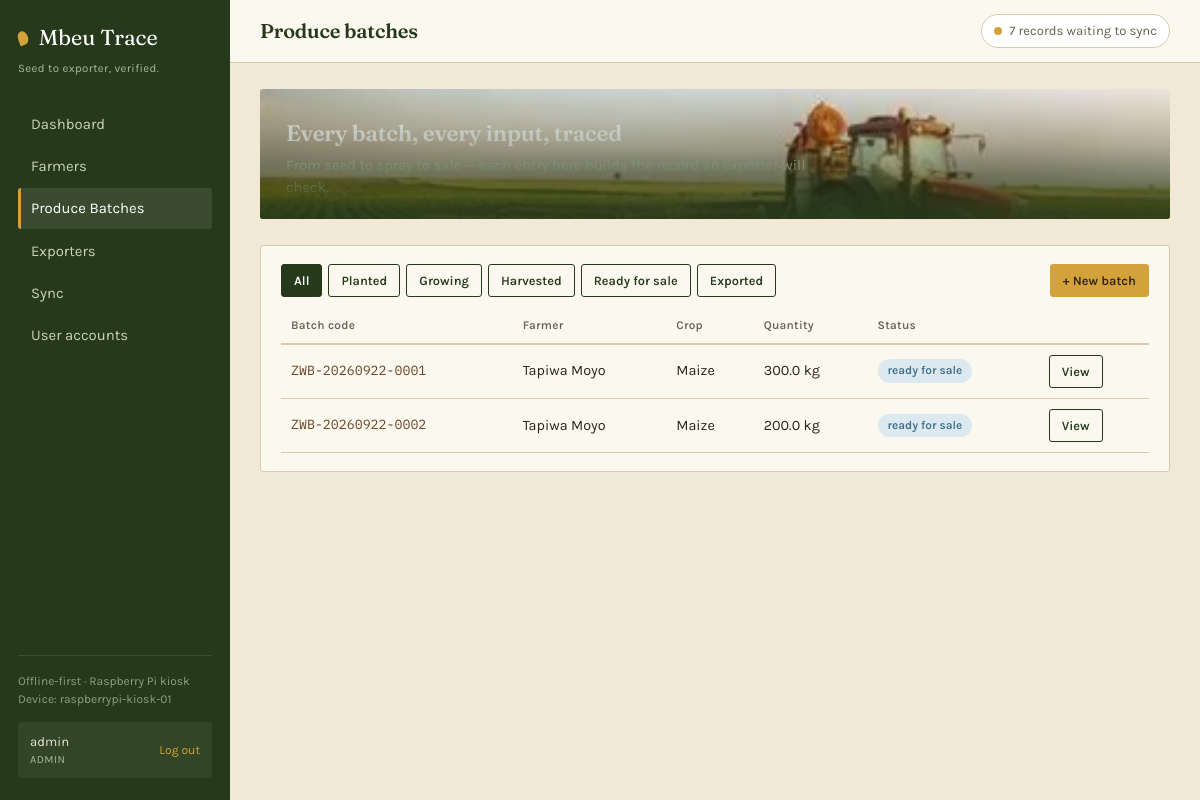
Page /batches (signed in) on the committed database.
### tables this page shows
CREATE TABLE users (
    user_id         INTEGER PRIMARY KEY AUTOINCREMENT,
    username        TEXT UNIQUE NOT NULL,
    password_hash   TEXT NOT NULL,
    role            TEXT NOT NULL CHECK (role IN ('admin','agent','farmer','exporter')),
    farmer_id       INTEGER,               -- linked if role = farmer
    exporter_id     INTEGER,               -- linked if role = exporter
    created_at      TEXT DEFAULT (datetime('now')),
    FOREIGN KEY (farmer_id) REFERENCES farmers(farmer_id),
    FOREIGN KEY (exporter_id) REFERENCES exporters(exporter_id)
);

CREATE TABLE batches (
    batch_id        INTEGER PRIMARY KEY AUTOINCREMENT,
    batch_code      TEXT UNIQUE NOT NULL,   -- human + QR code, e.g. ZWB-2026-0917-0001
    farmer_id       INTEGER NOT NULL,
    farm_id         INTEGER,
    crop_id         INTEGER NOT NULL,
    planting_date   TEXT,
    expected_harvest_date TEXT,
    harvest_date    TEXT,
    quantity_kg     REAL,                   -- filled in at harvest / output stage
    quality_grade   TEXT CHECK (quality_grade IN ('A','B','C','Ungraded')) DEFAULT 'Ungraded',
    status          TEXT NOT NULL DEFAULT 'planted'
                    CHECK (status IN ('planted','growing','harvested','processed',
                                       'ready_for_sale','sold','exported','rejected')),
    is_organic      INTEGER DEFAULT 0,
    qr_code_path    TEXT,
    notes           TEXT,
    created_at      TEXT DEFAULT (datetime('now')),
    synced          INTEGER DEFAULT 0,
    sync_ts         TEXT,
    FOREIGN KEY (farmer_id) REFERENCES farmers(farmer_id),
    FOREIGN KEY (farm_id)   REFERENCES farms(farm_id),
    FOREIGN KEY (crop_id)   REFERENCES crops(crop_id)
);

CREATE TABLE farmers (
    farmer_id       INTEGER PRIMARY KEY AUTOINCREMENT,
    farmer_code     TEXT UNIQUE NOT NULL,   -- e.g. ZW-MSV-00231 (district-based human readable code)
    national_id     TEXT UNIQUE,
    full_name       TEXT NOT NULL,
    phone           TEXT,
    gender          TEXT CHECK (gender IN ('male','female','other')),
    date_of_birth   TEXT,
    village         TEXT,
    ward            TEXT,
    district        TEXT,
    province        TEXT,
    gps_lat         REAL,
    gps_lon         REAL,
    cooperative     TEXT,                  -- farmer group / cooperative name, if any
    photo_path      TEXT,
    registered_by   TEXT,                  -- extension agent / device id that captured record
    registration_date TEXT DEFAULT (datetime('now')),
    synced          INTEGER DEFAULT 0,      -- 0 = pending, 1 = synced to central server
    sync_ts         TEXT
);

CREATE TABLE crops (
    crop_id         INTEGER PRIMARY KEY AUTOINCREMENT,
    crop_name       TEXT NOT NULL,          -- maize, groundnuts, sorghum, tobacco, paprika...
    variety         TEXT,
    typical_cycle_days INTEGER
);

### app.py (the view)
@app.route("/batches")
def batches_list():
    conn = get_db()
    status = request.args.get("status", "")
    where = []
    params = []
    if status:
        where.append("b.status=?")
        params.append(status)
    if current_user.role == "farmer":
        where.append("b.farmer_id=?")
        params.append(current_user.farmer_id)
    clause = f"WHERE {' AND '.join(where)}" if where else ""
    batches = conn.execute(
        f"""SELECT b.*, f.full_name AS farmer_name, c.crop_name
            FROM batches b JOIN farmers f ON f.farmer_id=b.farmer_id
            JOIN crops c ON c.crop_id=b.crop_id
            {clause} ORDER BY b.created_at DESC""", params
    ).fetchall()
    conn.close()
    return render_template("batches.html", batches=batches, status=status)

### app.py (called while the page is built)
@app.context_processor
def inject_sync_status():
    return {"pending_sync": pending_sync_count()}

@app.before_request
def require_login():
    if request.endpoint in PUBLIC_ENDPOINTS or request.endpoint is None:
        return
    if not current_user.is_authenticated:
        return redirect(url_for("login", next=request.path))

### auth.py (called while the page is built)
@login_manager.user_loader
def load_user(user_id):
    conn = get_db()
    row = conn.execute("SELECT * FROM users WHERE user_id=?", (user_id,)).fetchone()
    conn.close()
    return User(row) if row else None

    @property
    def display_role(self):
        return self.role.capitalize()

### database.py (called while the page is built)
def get_db():
    os.makedirs(os.path.dirname(DB_PATH), exist_ok=True)
    conn = sqlite3.connect(DB_PATH)
    conn.row_factory = sqlite3.Row
    conn.execute("PRAGMA foreign_keys = ON")
    return conn

def pending_sync_count():
    conn = get_db()
    n = conn.execute("SELECT COUNT(*) c FROM sync_log WHERE sync_status='pending'").fetchone()["c"]
    conn.close()
    return n

### templates/batches.html
{% extends "base.html" %}
{% block page_title %}Produce batches{% endblock %}
{% block content %}
<div class="hero hero-sm hero-spraying">
  <div class="hero-inner">
    <h1 style="font-size:1.4rem;">Every batch, every input, traced</h1>
    <p>From seed to spray to sale — each entry here builds the record an exporter will check.</p>
  </div>
</div>
<div class="panel">
  <div class="panel-head">
    <div style="display:flex; gap:6px; flex-wrap:wrap;">
      <a href="{{ url_for('batches_list') }}" class="btn btn-sm {{ '' if status else 'btn' }} {{ 'btn-outline' if status }}">All</a>
      {% for s in ['planted','growing','harvested','ready_for_sale','exported'] %}
        <a href="{{ url_for('batches_list', status=s) }}" class="btn btn-sm {{ 'btn-outline' if status != s }}">{{ s.replace('_',' ')|capitalize }}</a>
      {% endfor %}
    </div>
    {% if current_user.role in ['admin','agent'] %}
    <a href="{{ url_for('batch_new') }}" class="btn btn-gold btn-sm">+ New batch</a>
    {% endif %}
  </div>
  {% if batches %}
  <table>
    <thead><tr><th>Batch code</th><th>Farmer</th><th>Crop</th><th>Quantity</th><th>Status</th><th></th></tr></thead>
    <tbody>
    {% for b in batches %}
      <tr>
        <td class="batch-code">{{ b.batch_code }}</td>
        <td>{{ b.farmer_name }}</td>
        <td>{{ b.crop_name }}</td>
        <td>{{ b.quantity_kg ~ ' kg' if b.quantity_kg else '—' }}</td>
        <td><span class="pill pill-{{ b.status }}">{{ b.status.replace('_',' ') }}</span></td>
        <td><a href="{{ url_for('batch_detail', batch_id=b.batch_id) }}" class="btn btn-outline btn-sm">View</a></td>
      </tr>
    {% endfor %}
    </tbody>
  </table>
  {% else %}
    <p class="empty">No batches match this filter.</p>
  {% endif %}
</div>
{% endblock %}

### templates/base.html (shortened to what this page needs)
<!DOCTYPE html>
<html lang="en">
<head>
<link rel="stylesheet" href="{{ url_for('static', filename='css/style.css') }}">
</head>
<body>
<div class="shell">
  <aside class="sidebar">
    <div class="brand"><span class="seed"></span> Mbeu Trace</div>
    <div class="brand-sub">Seed to exporter, verified.</div>
    <nav class="nav">
      <a href="{{ url_for('dashboard') }}" class="{{ 'active' if request.endpoint=='dashboard' }}">Dashboard</a>
      {% if current_user.role != 'farmer' %}
      <a href="{{ url_for('farmers_list') }}" class="{{ 'active' if request.endpoint in ['farmers_list','farmer_new','farmer_detail'] }}">Farmers</a>
      {% endif %}
      <a href="{{ url_for('batches_list') }}" class="{{ 'active' if request.endpoint in ['batches_list','batch_new','batch_detail'] }}">Produce Batches</a>
      {% if current_user.role != 'farmer' %}
      <a href="{{ url_for('exporters_list') }}" class="{{ 'active' if request.endpoint in ['exporters_list','exporter_new'] }}">Exporters</a>
      {% endif %}
      <a href="{{ url_for('sync_page') }}" class="{{ 'active' if request.endpoint=='sync_page' }}">Sync</a>
      {% if current_user.role == 'admin' %}
      <a href="{{ url_for('users_list') }}" class="{{ 'active' if request.endpoint in ['users_list','user_new'] }}">User accounts</a>
      {% endif %}
    </nav>
    <div class="sidebar-foot">
      Offline-first &middot; Raspberry Pi kiosk<br>
      Device: raspberrypi-kiosk-01
      {% if current_user.is_authenticated %}
      <div class="user-chip">
        <div>
          <div class="who">{{ current_user.username }}</div>
          <div class="role">{{ current_user.display_role }}</div>
        </div>
        <a href="{{ url_for('logout') }}">Log out</a>
      </div>
      {% endif %}
    </div>
  </aside>
  <div class="main">
    <div class="topbar">
      <h1>{% block page_title %}Dashboard{% endblock %}</h1>
      <a href="{{ url_for('sync_page') }}" class="sync-badge {{ 'pending' if pending_sync and pending_sync > 0 }}">
        <span class="sync-dot"></span>
        {% if pending_sync and pending_sync > 0 %}{{ pending_sync }} record{{ 's' if pending_sync != 1 }} waiting to sync{% else %}All records synced{% endif %}
      </a>
    </div>
    <div class="content">
      {% block content %}{% endblock %}
    </div>
  </div>
</div>
</body>
</html>

### rows in the picture
users: username "admin"
batches: batch_code "ZWB-20260922-0001", farmer_name "Tapiwa Moyo", crop_name "Maize", quantity_kg "300.0 kg", status.replace "ready for sale"
batches: batch_code "ZWB-20260922-0002", farmer_name "Tapiwa Moyo", crop_name "Maize", quantity_kg "200.0 kg", status.replace "ready for sale"

### other values in the picture
{{ current_user.display_role }} "ADMIN"
{{ pending_sync }} "7"
{{ 's' if pending_sync != 1 }} "s"
{{ s.replace('_',' ')|capitalize }} "Planted" "Growing" "Harvested" "Ready for sale" "Exported"
